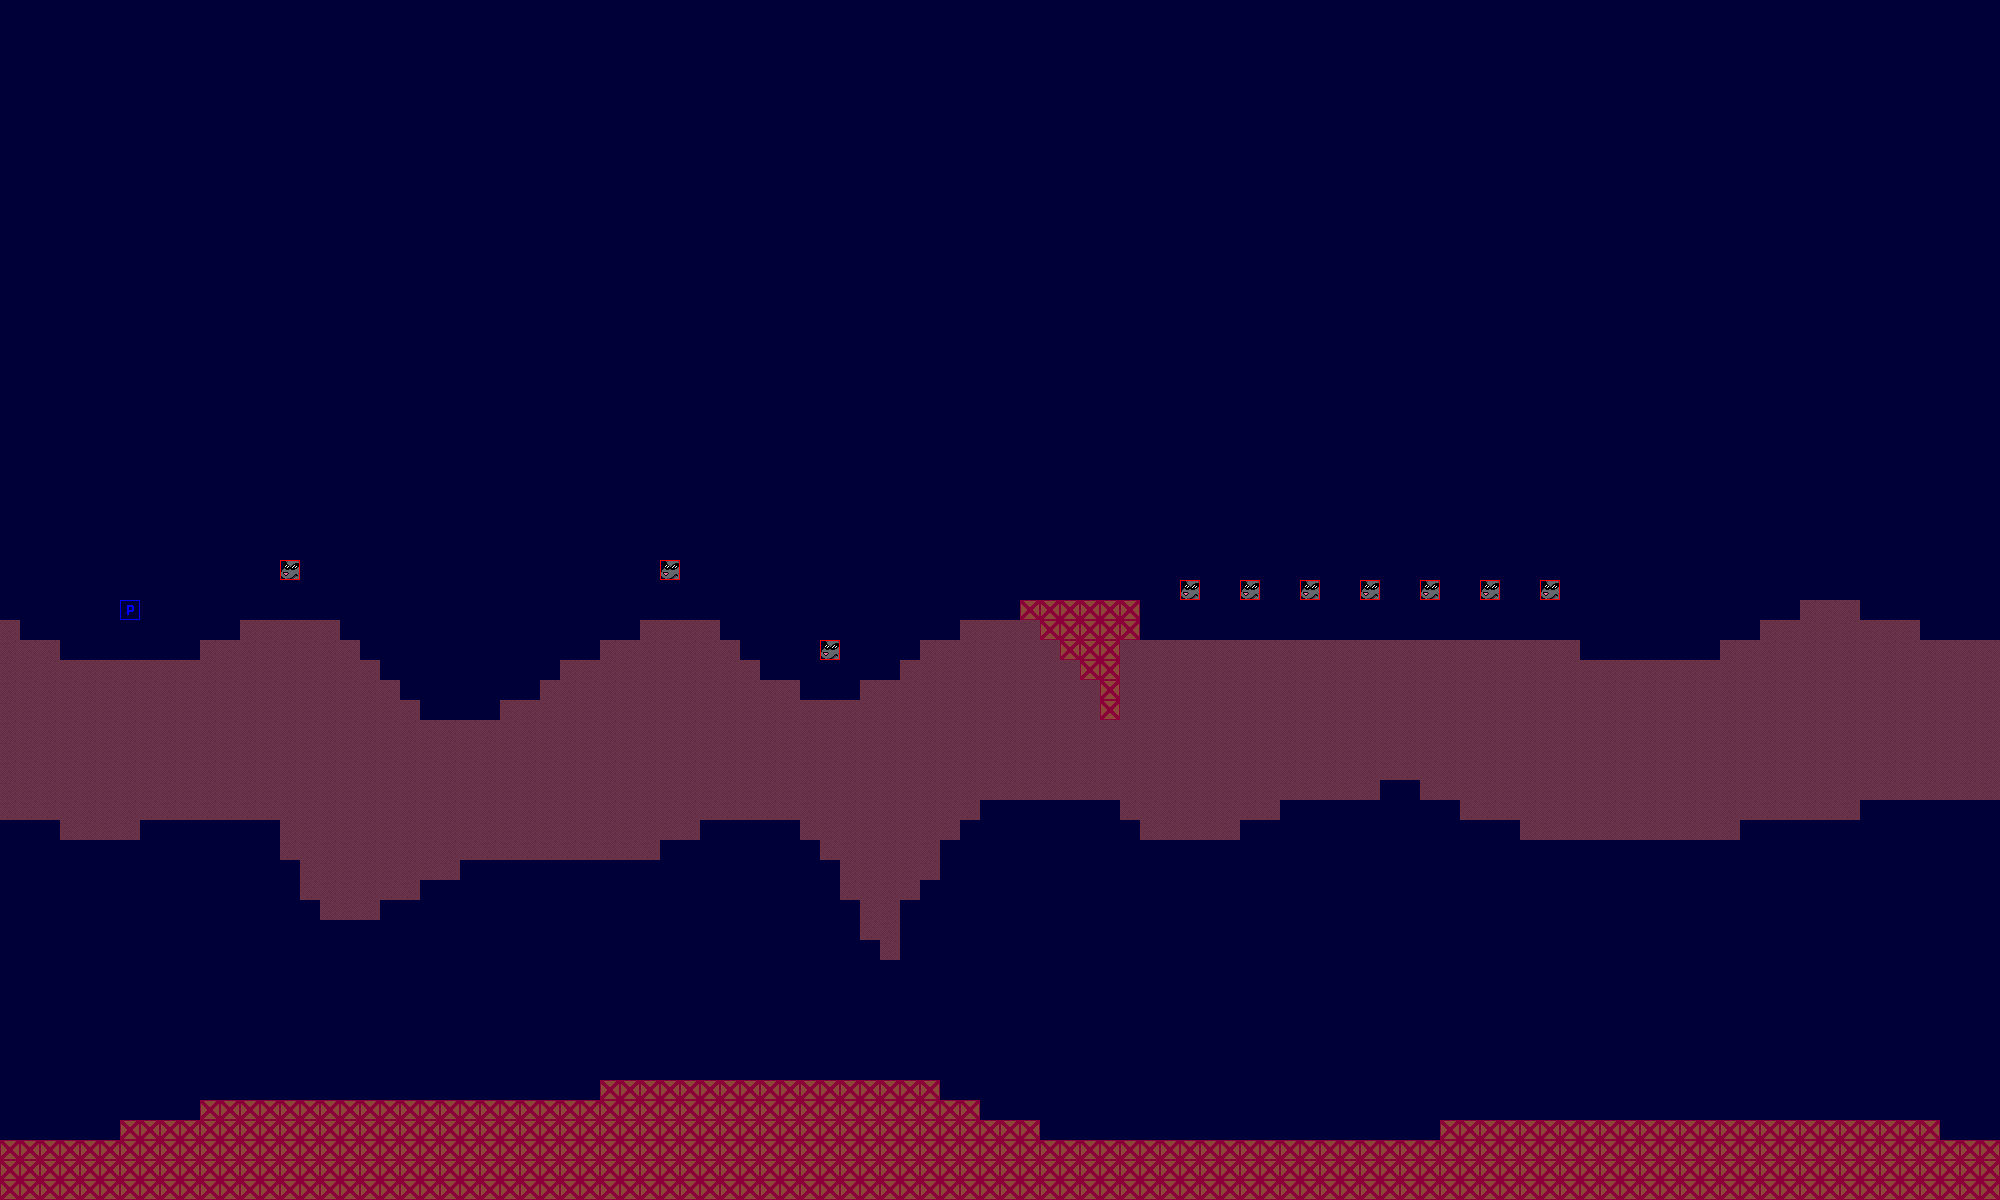

Below is a game level as drawn by its tile map, then a one-line description and the .tmx that defines it (tile-layer data replaced by summaries):
An orthogonal 100x60 tile map with 20x20 px tiles, 4 tile layers (Background, Foreground, Blending, Entities), 1 hidden layer not drawn, 3 tilesets.

<map version="1.10" tiledversion="1.11.0" orientation="orthogonal" renderorder="right-down" width="100" height="60" tilewidth="20" tileheight="20" infinite="0" nextlayerid="6" nextobjectid="1">
 <tileset firstgid="1" name="Tiles" tilewidth="20" tileheight="20" tilecount="80" columns="4">
  <image source="imagenes/tiles.png" width="80" height="400" />
 </tileset>
 <tileset firstgid="81" source="Entspawn.tsx" />
 <tileset firstgid="161" source="Blending.tsx" />
 <layer id="1" name="Background" width="100" height="60">
  <data>[6000 cells, 0 non-empty, 0 distinct tile ids]</data>
 </layer>
 <layer id="2" name="Foreground" width="100" height="60">
  <data>[6000 cells, 2960 non-empty, 11 distinct tile ids]</data>
 </layer>
 <layer id="5" name="Blending" width="100" height="60">
  <data>[6000 cells, 6000 non-empty, 1 distinct tile ids]</data>
 </layer>
 <layer id="3" name="Colisiones" width="100" height="60" visible="0">
  <data>[6000 cells, 107 non-empty, 1 distinct tile ids]</data>
 </layer>
 <layer id="4" name="Entities" width="100" height="60">
  <data>[6000 cells, 11 non-empty, 2 distinct tile ids]</data>
 </layer>
</map>